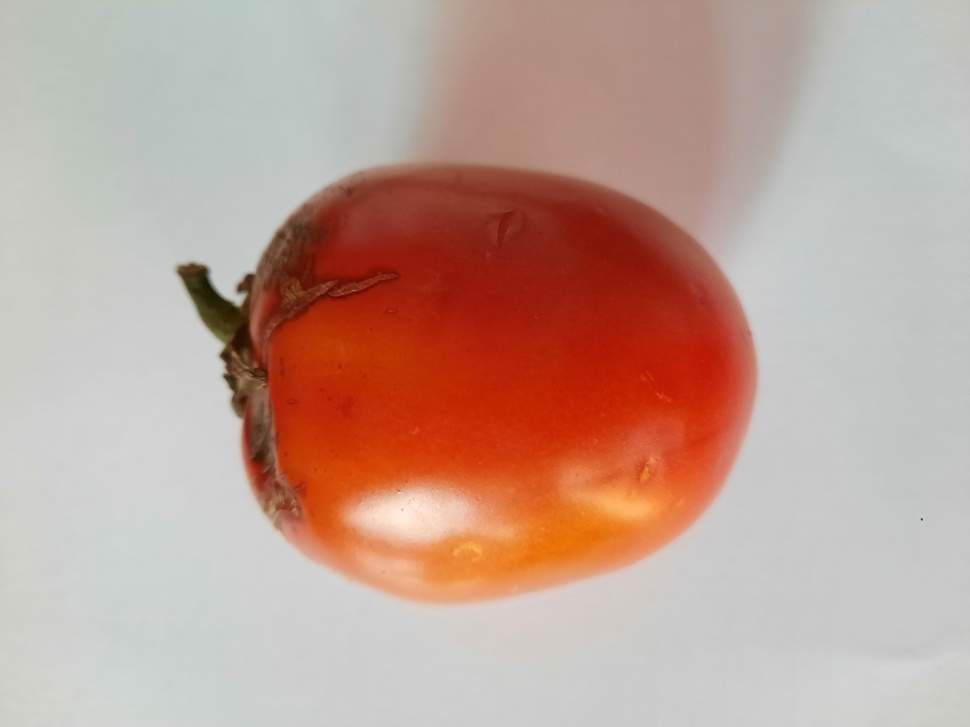
#> input picture matang.jpg, 970 x 727 px, shrunk from 8000 x 6000 before the run, given in place of the camera
$ python warna.py
#> lines starting #> are read from the running program, lines starting #| are printed output that depends on the picture; after the words box and inside, x2 and y2 are one past the last pixel; in counts of white or black regions, pixels touching at a corner belong together
import cv2
import numpy as np

cap = cv2.VideoCapture(1)

while True:
    _, frame = cap.read()
#> frame is the input picture: shape (727, 970, 3); mean B, G, R 149.4, 160.6, 192
    hsv = cv2.cvtColor(frame, cv2.COLOR_BGR2HSV)
#> hsv: shape (727, 970, 3); mean H, S, V 29.5, 64.1, 193.6
    lower_red = np.array([0,50,50])
    upper_red = np.array([13,255,255])
    mask = cv2.inRange(hsv, lower_red, upper_red)
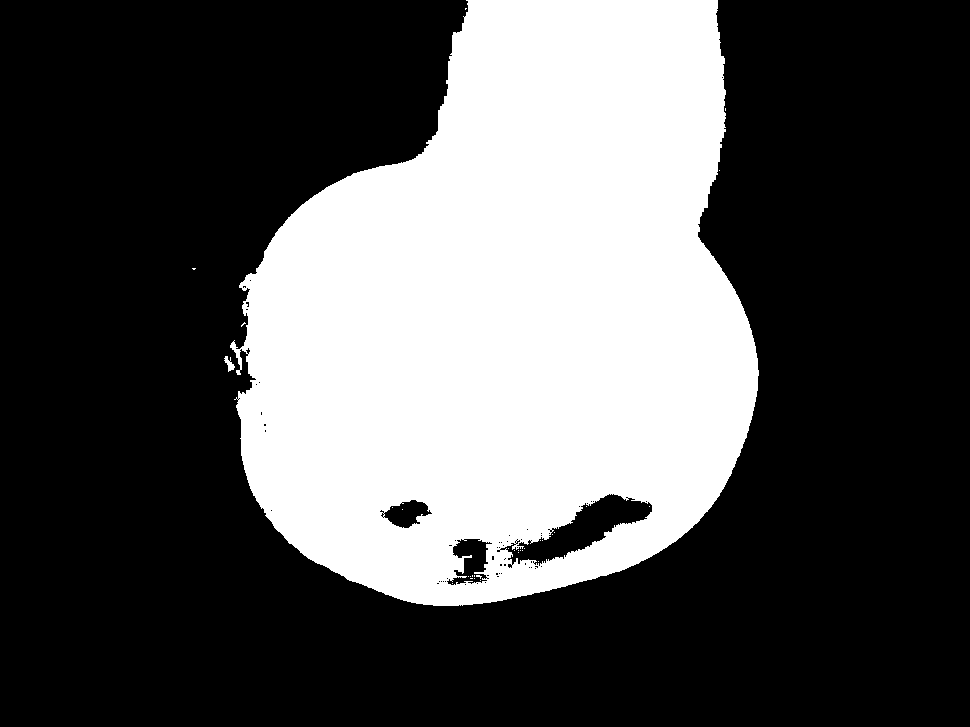
#> mask: shape (727, 970); 32.9% white; 32 white regions (30 under 20 px), largest, box (x1, y1, x2, y2) and area: (230, 0, 759, 606) 232104, (224, 356, 235, 372) 82
    res = cv2.bitwise_and(frame, frame, mask=mask)
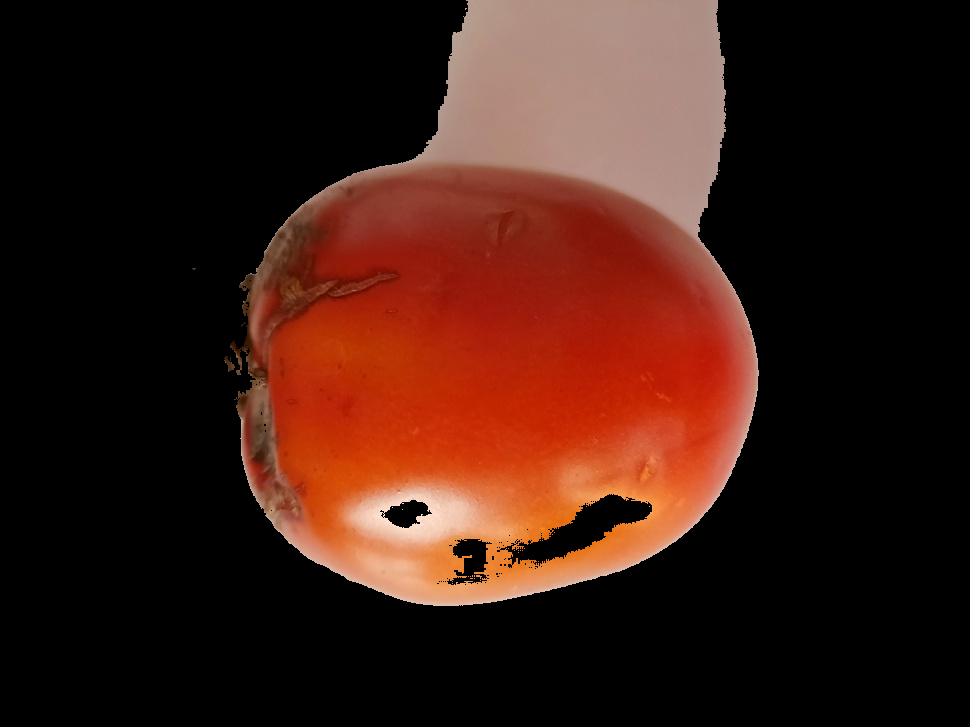
#> res: shape (727, 970, 3); mean B, G, R 18.9, 27.8, 59.3

    # cnts, _ = cv2.findContours(frame, cv2.RETR_EXTERNAL, cv2.CHAIN_APPROX_SIMPLE)[-2:]
    # cnts = cnts[0] if len(cnts) == 2 else cnts[1]
    _, countours= cv2.findContours(mask, cv2.RETR_TREE, cv2.CHAIN_APPROX_SIMPLE)
#> countours = 110 rows, first 6: [1, -1, -1, -1], [2, 0, -1, -1], [3, 1, -1, -1], [4, 2, -1, -1], [5, 3, -1, -1], [6, 4, -1, -1]
    for c in countours:
#> (the run stopped early here; a loop or call above may not have finished)
